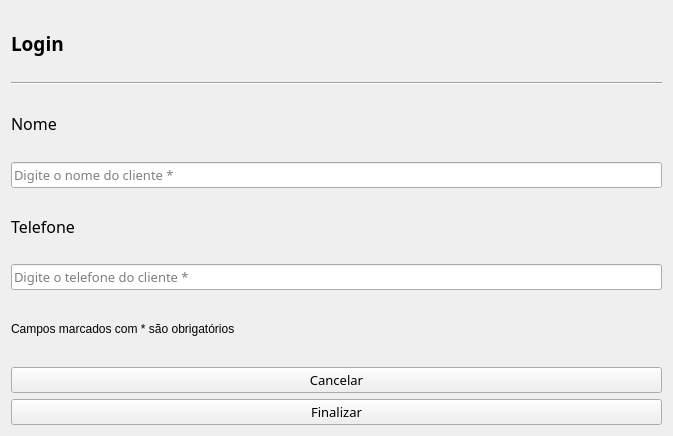
<?xml version="1.0" encoding="UTF-8"?>
<ui version="4.0">
 <class>Form</class>
 <widget class="QWidget" name="Form">
  <property name="geometry">
   <rect>
    <x>0</x>
    <y>0</y>
    <width>673</width>
    <height>436</height>
   </rect>
  </property>
  <property name="windowTitle">
   <string>Form</string>
  </property>
  <layout class="QVBoxLayout" name="verticalLayout">
   <item>
    <widget class="QLabel" name="label_2">
     <property name="font">
      <font>
       <family>Segoe Print</family>
       <pointsize>14</pointsize>
       <weight>75</weight>
       <bold>true</bold>
      </font>
     </property>
     <property name="text">
      <string>Login</string>
     </property>
    </widget>
   </item>
   <item>
    <widget class="Line" name="line">
     <property name="orientation">
      <enum>Qt::Horizontal</enum>
     </property>
    </widget>
   </item>
   <item>
    <widget class="QLabel" name="label_3">
     <property name="font">
      <font>
       <family>Segoe Print</family>
       <pointsize>12</pointsize>
      </font>
     </property>
     <property name="text">
      <string>Nome</string>
     </property>
    </widget>
   </item>
   <item>
    <widget class="QLineEdit" name="nome">
     <property name="font">
      <font>
       <family>Segoe Print</family>
       <pointsize>10</pointsize>
      </font>
     </property>
     <property name="placeholderText">
      <string>Digite o nome do cliente *</string>
     </property>
    </widget>
   </item>
   <item>
    <widget class="QLabel" name="label_4">
     <property name="font">
      <font>
       <family>Segoe Print</family>
       <pointsize>12</pointsize>
      </font>
     </property>
     <property name="text">
      <string>Telefone</string>
     </property>
    </widget>
   </item>
   <item>
    <widget class="QLineEdit" name="nome_3">
     <property name="font">
      <font>
       <family>Segoe Print</family>
       <pointsize>10</pointsize>
      </font>
     </property>
     <property name="placeholderText">
      <string>Digite o telefone do cliente *</string>
     </property>
    </widget>
   </item>
   <item>
    <widget class="QLabel" name="label_6">
     <property name="text">
      <string>Campos marcados com * são obrigatórios</string>
     </property>
    </widget>
   </item>
   <item>
    <widget class="QPushButton" name="cancelar">
     <property name="font">
      <font>
       <family>Segoe Print</family>
       <pointsize>10</pointsize>
      </font>
     </property>
     <property name="text">
      <string>Cancelar</string>
     </property>
    </widget>
   </item>
   <item>
    <widget class="QPushButton" name="finalizar">
     <property name="font">
      <font>
       <family>Segoe Print</family>
       <pointsize>10</pointsize>
      </font>
     </property>
     <property name="text">
      <string>Finalizar</string>
     </property>
    </widget>
   </item>
  </layout>
 </widget>
 <resources/>
 <connections/>
</ui>
